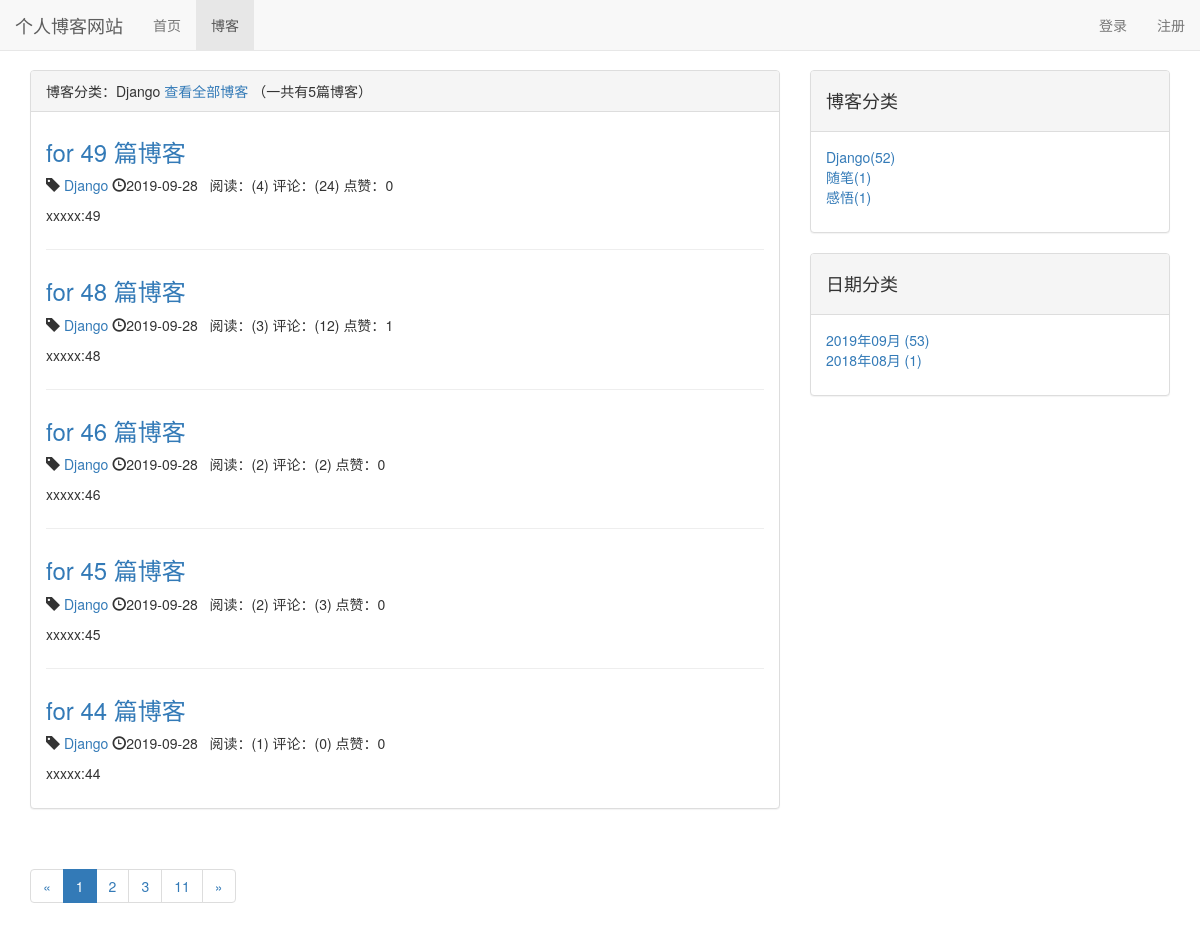
Page /blogs/type/1 on the committed database.
### blog/models.py (models this page shows, shortened)
class BlogType(models.Model):
    type_name = models.CharField(max_length=50)
    def __str__(self):
        return self.type_name

class Blog(models.Model,ReadNumExpandMethod):
    title = models.CharField(max_length=50)
    blog_type =models.ForeignKey(BlogType,on_delete=models.CASCADE)
    content = RichTextUploadingField()
    author = models.ForeignKey(User,on_delete=models.CASCADE)
    read_details = GenericRelation(ReadDetail)
    created_time = models.DateTimeField(auto_now_add=True)
    last_updated_time = models.DateTimeField(auto_now=True)
    class Meta:
        ordering=['-created_time']

### read_statistics/models.py (models this page shows)
class ReadNum(models.Model):
    read_num = models.IntegerField(default=0)
    content_type = models.ForeignKey(ContentType,on_delete=models.CASCADE)
    object_id = models.PositiveIntegerField()
    content_object = GenericForeignKey('content_type','object_id')

### likes/models.py (models this page shows)
class LikeCount(models.Model):
    content_type =models.ForeignKey(ContentType,on_delete=models.CASCADE)
    object_id = models.PositiveIntegerField()
    content_object =GenericForeignKey('content_type','object_id')
    liked_num = models.IntegerField(default=0)

### blog/views.py (the view)
# urls.py: path('type/<int:blog_type_id>',views.blogs_with_type,name='blogs_with_type'),
def blogs_with_type(request,blog_type_id):
    blog_type = get_object_or_404(BlogType, pk=blog_type_id)
    blogs_all_list = Blog.objects.filter(blog_type=blog_type)
    context = get_blog_list_common_data(request,blogs_all_list)
    context['blog_type'] = blog_type
    return render(request, 'blog/blogs_with_type.html', context=context)

### comment/templatetags/comment_tags.py (called while the page is built)
@register.simple_tag
def get_comment_count(obj):
    content_type=ContentType.objects.get_for_model(obj)
    comment_count=Comment.objects.filter(content_type=content_type,object_id=obj.id).count()
    return comment_count

### likes/templatetags/like_tags.py (called while the page is built)
@register.simple_tag
def get_like_count(obj):
    content_type = ContentType.objects.get_for_model(obj)
    like_count,create=LikeCount.objects.get_or_create(content_type=content_type,object_id=obj.pk)
    return like_count.liked_num

### read_statistics/models.py (called while the page is built)
    def get_read_num(self):
        try:
            ct = ContentType.objects.get_for_model(self)
            readnum = ReadNum.objects.get(content_type=ct, object_id=self.id)
            return readnum.read_num
        except exceptions.ObjectDoesNotExist:
            return 0

### blog/templates/blog/blogs_with_type.html (shortened to what this page needs)
{% extends 'blog/blog_list.html' %}
{% block blog_list_title %}
     博客分类：{{ blog_type.type_name }}
    <a href="{% url 'blog_list' %}">查看全部博客</a>
{% endblock %}

### blog/templates/blog/blog_list.html (shortened to what this page needs)
{% extends 'base.html' %}
{% load staticfiles %}
{% load comment_tags %}
{% load like_tags %}
{% block content %}
    <div class="container">
        <div class="row">
            <div class="col-sm-8 col-md-8">
                <div class="panel panel-default">
                    <div class="panel-heading">{% block blog_list_title %}{% endblock %}（一共有{{ blogs|length }}篇博客）
                    </div>
                    <div class="panel-body">
                        {% for blog in blogs %}
                            <div class="blog">
                                <h3>
                                    <a href="{% url 'blog_detail' blog.id %}">{{ blog.title }}</a>
                                </h3>
                                <p class="blog-info">
                                    <span class="glyphicon glyphicon-tag"></span>
                                    <a href="{% url 'blogs_with_type' blog.blog_type.id %}">
                                        {{ blog.blog_type }}</a>
                                      <span class="glyphicon glyphicon-time"></span>{{ blog.created_time|date:'Y-m-d' }}
                                    &nbsp;&nbsp;<span>阅读：({{ blog.get_read_num }})</span>
                                      <span>评论：({% get_comment_count blog %})</span>
                                      <span>点赞：{% get_like_count blog %}</span>
                                </p>
                                <p>{{ blog.content|truncatechars:30 }}</p>
                            </div>
                        {% empty %}
                            <div class="blog">
                                <h3>---暂无博客，敬请期待</h3>
                            </div>
                        {% endfor %}
                    </div>
                </div>
                <div class="pagination">
                    <nav aria-label="Page navigation">
                        <ul class="pagination">
                            <li>
                                {% if page_of_blogs.has_previous %}
                                    <a href="{% url 'blog_list' %}?page={{ page_of_blogs.previous_page_number }}" aria-label="Previous">
                                        <span aria-hidden="true">&laquo;</span>
                                    </a>
                                {% else %}
                                    <span aria-hidden="true">&laquo;</span>
                                {% endif %}
                            </li>
                            {% for page_num in page_range %}
                                {% if page_num == page_of_blogs.number %}
                                    <li class="active"><a href="{% url 'blog_list' %}?page= {{ page_num }}"><span>{{ page_num }}</span></a></li>
                                {% else %}
                                    <li><a href="{% url 'blog_list' %}?page={{ page_num }}"><span>{{ page_num }}</span></a></li>
                                {% endif %}
                            {% endfor %}
                            <li>
                                {% if page_of_blogs.has_next %}
                                    <a href="{% url 'blog_list' %}?page={{ page_of_blogs.next_page_number }}" aria-label="Next">
                                        <span aria-hidden="true">&raquo;</span>
                                    </a>
                                {% else %}
                                    <span aria-hidden="true">&raquo;</span>
                                {% endif %}
                            </li>
                        </ul>
                    </nav>
                </div>
            </div>
            <div class="col-sm-4 col-md-4">
                <div class="panel panel-default">
                    <div class="panel-heading"><h4>博客分类</h4></div>
                    <div class="panel-body">
                        <ul class='blog-types'>
                            {% for type in blog_types %}
                                <li><a href="{% url 'blogs_with_type' type.id %}">
                                    {{ type.type_name }}({{ type.blog_count }})</a>
                                </li>
                            {% empty %}
                                <p>---暂无分类，敬请期待</p>
                            {% endfor %}
                        </ul>
                    </div>
                </div>
                <div class="panel panel-default">
                    <div class="panel-heading"><h4>日期分类</h4></div>
                    <div class="panel-body">
                        <ul class='blog-types'>
                            {% for blog_date,blog_count in blog_dates.items %}
                                <li><a href="{% url 'blogs_with_date' blog_date.year blog_date.month %}">
                                    {{ blog_date|date:'Y年m月'}} ({{ blog_count }})</a>
                                </li>
                            {% empty %}
                                <p>---暂无分类，敬请期待</p>
                            {% endfor %}
                        </ul>
                    </div>
                </div>
            </div>
        </div>
    </div>
{% endblock %}
{% block nav_blog_active %}
    {{ 'active' }}
{% endblock %}
{% block css %}
    <link rel="stylesheet" href="{% static 'blog.css' %}">
{% endblock %}

### static/base.css (style rules this page uses)
* { margin: 0; padding: 0; }
body { margin-top: 70px!important; }

### blog/static/blog.css (style rules this page uses)
ul.blog-types { list-style-type: none }
div.blog:not(:last-child) { margin-bottom: 2em; padding-bottom: 1em; border-bottom: 1px solid #eeeeee; }
div.blog h3 { margin-top: 0.5em; }
div.pagination { text-align: center; }

### rows in the picture
BlogType: type_name "Django", blog_count "52"
Blog: title "for 49 篇博客", blog_type "Django", created_time "2019-09-28", get_read_num "4", id "24", id.liked_num "0", content "xxxxx:49"
Blog: title "for 48 篇博客", blog_type "Django", created_time "2019-09-28", get_read_num "3", id "12", id.liked_num "1", content "xxxxx:48"
Blog: title "for 46 篇博客", blog_type "Django", created_time "2019-09-28", get_read_num "2", id "2", id.liked_num "0", content "xxxxx:46"
Blog: title "for 45 篇博客", blog_type "Django", created_time "2019-09-28", get_read_num "2", id "3", id.liked_num "0", content "xxxxx:45"
Blog: title "for 44 篇博客", blog_type "Django", created_time "2019-09-28", get_read_num "1", id "0", id.liked_num "0", content "xxxxx:44"
BlogType: type_name "随笔", blog_count "1"
BlogType: type_name "感悟", blog_count "1"

### other values in the picture
{{ blogs|length }} "5"
{{ page_num }} "1"
{{ page_num }} "2" "3" "11"
{{ blog_date|date:'Y年m月' }} "2019年09月" "2018年08月"
{{ blog_count }} "53" "1"
